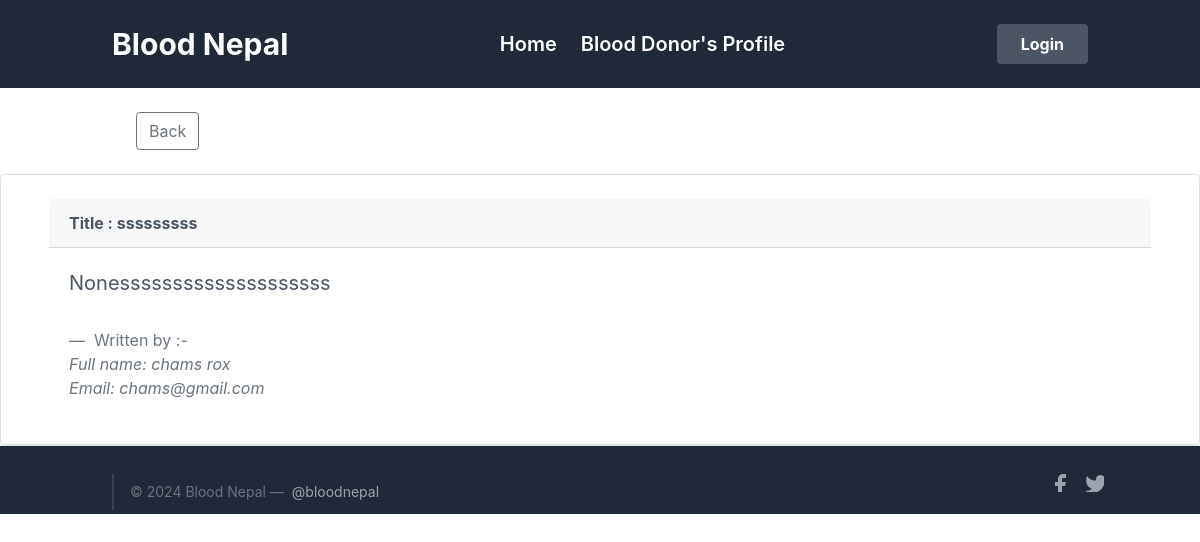
The page /blog/read_post/63 on the database its author committed.
### blog/models.py (models this page shows, shortened)
class Blog(models.Model):
    user = models.ForeignKey(User, on_delete=models.CASCADE, null=True)
    signup = models.ForeignKey(SignUp, on_delete=models.CASCADE, null= True)
    title = models.CharField('title',max_length=30)
    created_at = models.DateTimeField(auto_now_add=True, null= True)
    content = models.TextField()
    list_display = ('user', 'title', 'author','date')

### profile_/models.py (models this page shows)
class SignUp(models.Model):
    user = models.OneToOneField(User, on_delete = models.CASCADE , unique=True)
    full_name = models.CharField(max_length = 120, null=False, blank=False )
    email = models.EmailField( null=False, blank=False)
    phone = models.CharField(max_length=10,null=True)
    gender = models.CharField(max_length=6, choices= GenderChoices , default='Male')
    profile_photo = models.ImageField(upload_to = 'images/')
    location = models.CharField(max_length=40)
    blood_group = models.CharField(choices=Blood_Group_Choices,max_length=3)
    weight = models.IntegerField( null=True, blank=False)
    ready_to_donate = models.CharField(choices=R_CHOICES ,null=True, max_length=4)
    last_donation = models.DateField(null=True)
    def __str__(self):
        return self.full_name

### blog/views.py (the view)
# urls.py: path("read_post/<int:id>", views.read_post, name="read_post"),
def read_post(request,id):
    username = request.user.username # Gets the username of user who is logged in from User table
    blog = Blog.objects.get(id=id)
    blog_post = Blog.objects.all()
    return render(request, "blog/read_post.html",{'blog':blog, 'username': username,'blog_post':blog_post})

### blog/templates/blog/read_post.html (shortened to what this page needs)
{% extends 'profile/base.html' %}
{% block body %}
  <section class="text-gray-600 body-font">
    <div class="container px-5 py-4 mx-auto">
      <a href="{% url 'blog' %}">
    <button class="btn btn-outline-secondary my-2 my-sm-0" type="submit"> Back </button>
      </a>
</div>
<div class="card text-justify px-5 py-4 mx-auto">
  <div class="card-header">
    <strong> Title : {{blog.title}} </strong>
  </div>
  <div class="card-body">
    <blockquote class="blockquote mb-0">
      <p>{{blog.content}} </p><br>
      <footer class="blockquote-footer"> Written by :-<br><cite title="Source Title">Full name: {{ blog.signup}}<br>
        Email: {{ blog.signup.email}}</cite></footer>
    </blockquote>
  </div>
</div>
{% endblock %}

### rows shown on the page
Blog: title "sssssssss", content "Nonessssssssssssssssssss", signup "chams rox", signup.email "chams@gmail.com"
